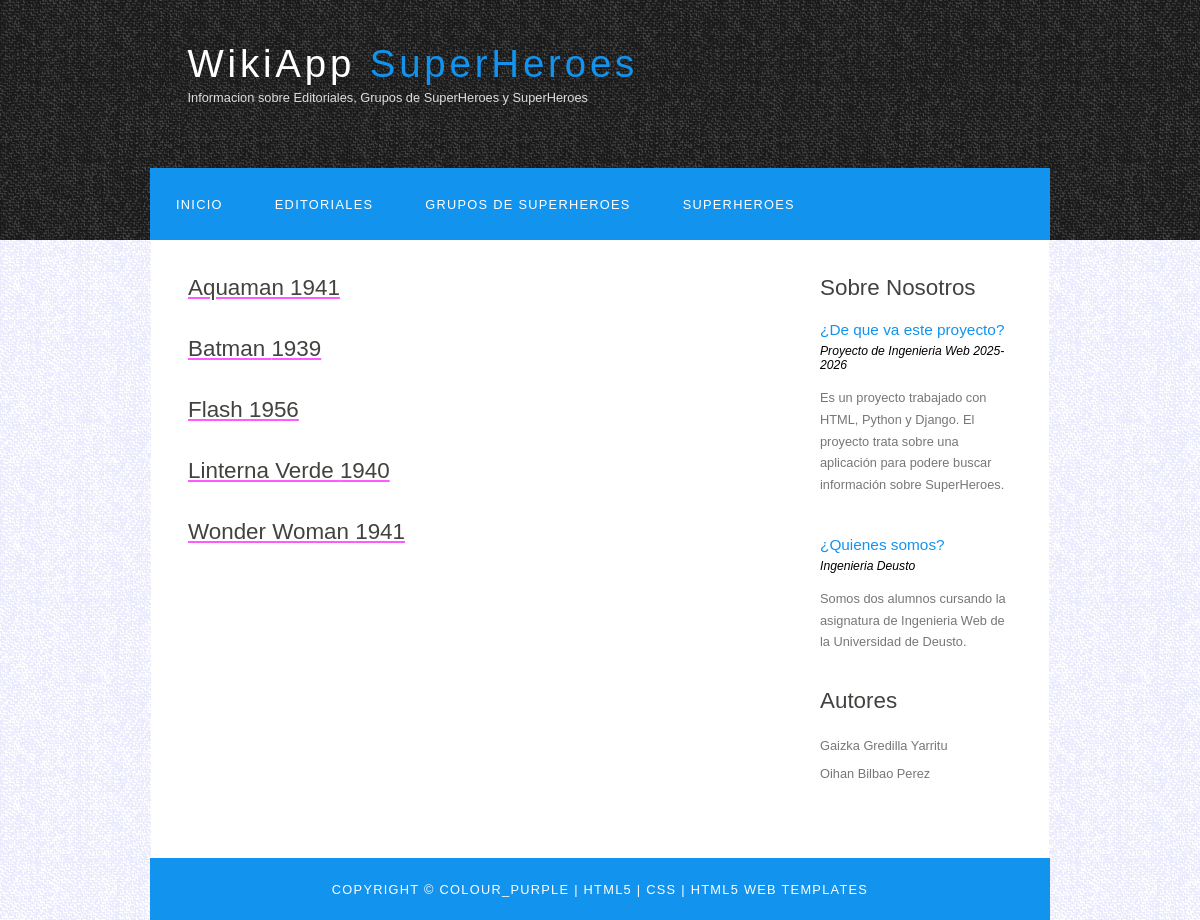
Page /WikiApp/listaSuperHeroes/ on the earlier database version.
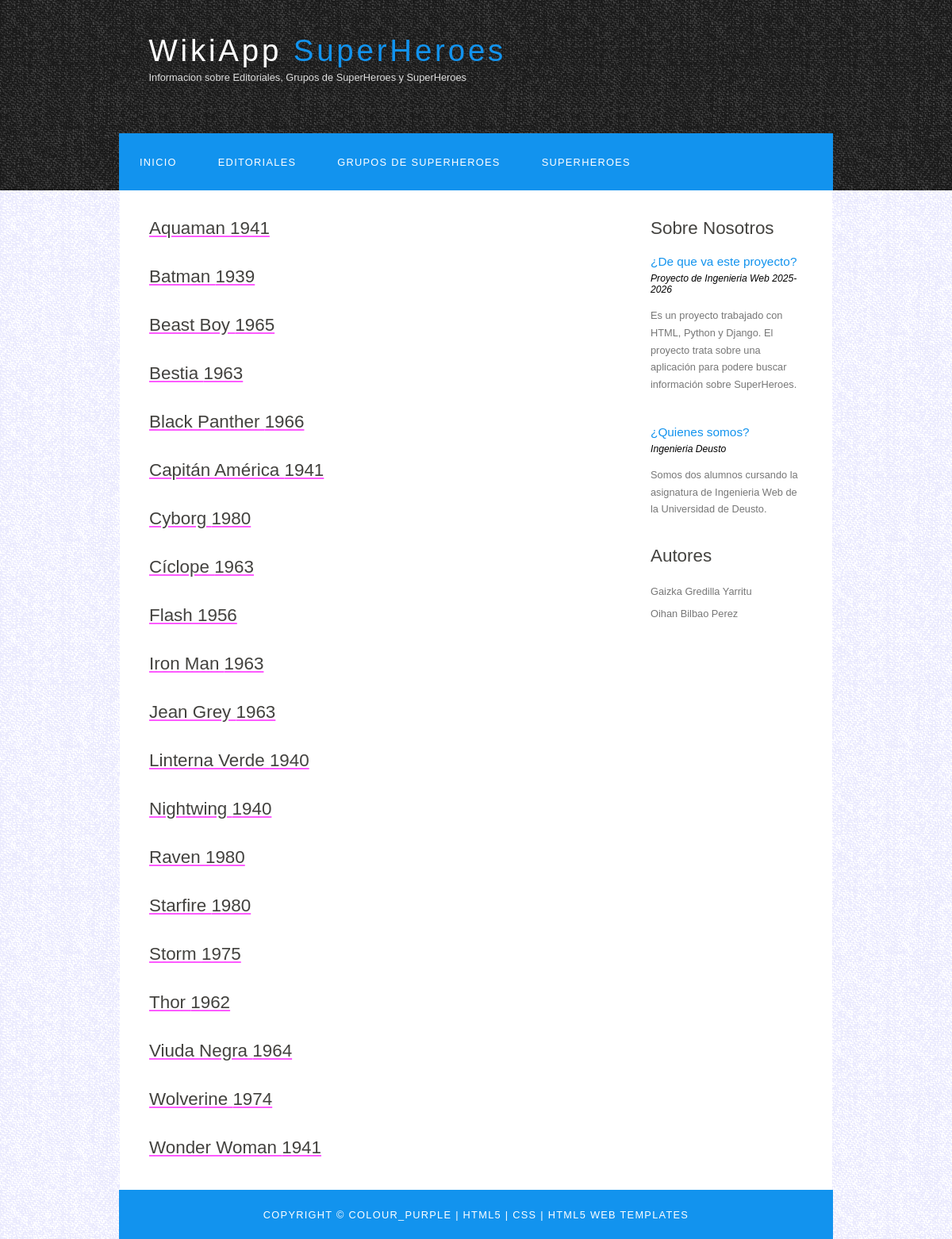
Same page on the later database version.
### WikiApp/models.py (models this page shows, shortened)
class SuperHeroe(models.Model):
    nombre = models.CharField(max_length=50)
    poderes = models.CharField(max_length=100)
    Fnacimiento= models.PositiveIntegerField()
    imagenSuperHeroe = models.URLField(max_length=200, blank=True, null=True)

### WikiApp/views.py (the view)
# urls.py: path('listaSuperHeroes/', views.listaSuperHeroe.as_view(),name='listaSuperHeroes'),
class listaSuperHeroe(ListView):
    model= SuperHeroe
    template_name='listasuperheroes.html'
    context_object_name='superheroes_list'
    queryset=SuperHeroe.objects.order_by('nombre')

### WikiApp/templates/listasuperheroes.html
{% extends 'base.html' %}
{% block contenido %}
{% for superheroes in superheroes_list%}
<a href="{% url 'detallesuperheroes' superheroes.id%}">
    <h1> {{ superheroes.nombre }} {{superheroes.Fnacimiento}}</h1>
</a>
{% empty %}
    <p>No hay superheroes disponibles.</p>
{% endfor %}
{% endblock %}

### WikiApp/templates/base.html (shortened to what this page needs)
{% load static %}
<!DOCTYPE HTML>
<html>
<head>
  <link rel="stylesheet" type="text/css" href="{%static 'style/style.css'%}" title="style" />
</head>
<body>
  <div id="main">
    <div id="header">
      <div id="logo">
        <div id="logo_text">
          <h1><a href="{% url 'index'%}">WikiApp<span class="logo_colour"> SuperHeroes</span></a></h1>
          <h2>Informacion sobre Editoriales, Grupos de SuperHeroes y SuperHeroes</h2>
        </div>
      </div>
      <div id="menubar">
        <ul id="menu">
          <li><a href="{% url 'index'%}">Inicio</a></li>
           <li><a href="{%url 'listaeditorial'%}">Editoriales</a></li>
          <li><a href="{%url 'listagrupodesuperheroes'%}">Grupos de SuperHeroes</a></li>
          <li><a href="{%url 'listasuperheroes'%}">SuperHeroes</a></li>
        </ul>
      </div>
    </div>
    <div id="site_content">
      <div class="sidebar">
        <h3>Sobre Nosotros</h3>
        <h4>¿De que va este proyecto?</h4>
        <h5>Proyecto de Ingenieria Web 2025-2026</h5>
        <p> Es un proyecto trabajado con HTML, Python y Django. El proyecto trata sobre una aplicación para podere buscar información sobre SuperHeroes.
          <br />
        <p></p>
        <h4>¿Quienes somos?</h4>
        <h5>Ingenieria Deusto</h5>
        <p> Somos dos alumnos cursando la asignatura de Ingenieria Web de la Universidad de Deusto.
          <br />
        <h3>Autores</h3>
        <ul>
          <li>Gaizka Gredilla Yarritu</li>
          <li>Oihan Bilbao Perez</li>
        </ul>
      </div>
      <div id="content">
        {% block contenido %}{%endblock%}
      </div>
    </div>
    <div id="footer">
      Copyright &copy; colour_purple | <a href="http://validator.w3.org/check?uri=referer">HTML5</a> | <a href="http://jigsaw.w3.org/css-validator/check/referer">CSS</a> | <a href="http://www.html5webtemplates.co.uk">HTML5 Web Templates</a>
    </div>
  </div>
</body>
</html>

### WikiApp/static/style.css (style rules this page uses)
html { height: 100%; }
* { margin: 0; padding: 0; }
body { font: normal .80em 'trebuchet ms', arial, sans-serif; background: #F0EFE2 url(background.png) repeat; color: #777; }
p { padding: 0 0 20px 0; line-height: 1.7em; }
h1, h2, h3, h4, h5, h6 { font: normal 175% 'century gothic', arial, sans-serif; color: #43423F; margin: 0 0 15px 0; padding: 15px 0 5px 0; }
h2 { font: normal 175% 'century gothic', arial, sans-serif; color: #1293EE; }
h4, h5, h6 { margin: 0; padding: 0 0 5px 0; font: normal 120% arial, sans-serif; color: #1293EE; }
h5, h6 { font: italic 95% arial, sans-serif; padding: 0 0 15px 0; color: #000; }
a, a:hover { outline: none; text-decoration: underline; color: #FD5BFF; }
ul { margin: 2px 0 22px 17px; }
ul li { list-style-type: circle; margin: 0 0 6px 0; padding: 0 0 4px 5px; }
#main, #logo, #menubar, #site_content, #footer { margin-left: auto; margin-right: auto; }
#header { background: #1D1D1D url(header.png) repeat; height: 240px; }
#logo { width: 825px; position: relative; height: 168px; }
#logo #logo_text { position: absolute; top: 20px; left: 0; }
#logo h1, #logo h2 { font: normal 300% 'century gothic', arial, sans-serif; border-bottom: 0; text-transform: none; margin: 0; }
#logo_text h1, #logo_text h1 a, #logo_text h1 a:hover { padding: 22px 0 0 0; color: #FFF; letter-spacing: 0.1em; text-decoration: none; }
#logo_text h1 a .logo_colour { color: #1293EE; }
#logo_text h2 { font-size: 100%; padding: 4px 0 0 0; color: #DDD; }
#menubar { width: 900px; height: 72px; padding: 0; background: #1293EE; }
ul#menu, ul#menu li { float: left; margin: 0; padding: 0; }
ul#menu li { list-style: none; }
ul#menu li a { letter-spacing: 0.1em; font: normal 100% arial, sans-serif; display: block; float: left; height: 37px; padding: 29px 26px 6px 26px; text-align: center; color: #FFF; text-transform: uppercase; text-decoration: none; background: transparent; }
#site_content { width: 837px; overflow: hidden; margin: 0 auto 0 auto; padding: 20px 24px 20px 37px; background: #FFF; }
.sidebar { float: right; width: 190px; padding: 0 15px 20px 15px; }
.sidebar ul { width: 178px; padding: 4px 0 0 0; margin: 4px 0 30px 0; }
.sidebar li { list-style: none; padding: 0 0 7px 0; }
#content { text-align: left; width: 595px; padding: 0; }
#footer { width: 900px; font: normal 100% 'lucida sans unicode', arial, sans-serif; height: 33px; padding: 24px 0 5px 0; text-align: center; background: #1293EE; color: #FFF; text-transform: uppercase; letter-spacing: 0.1em; }
#footer a { color: #FFF; text-decoration: none; }

Differences in the rows shown:
added SuperHeroe: nombre "Beast Boy", Fnacimiento "1965"
added SuperHeroe: nombre "Bestia", Fnacimiento "1963"
added SuperHeroe: nombre "Black Panther", Fnacimiento "1966"
added SuperHeroe: nombre "Capitán América", Fnacimiento "1941"
added SuperHeroe: nombre "Cyborg", Fnacimiento "1980"
added SuperHeroe: nombre "Cíclope", Fnacimiento "1963"
added SuperHeroe: nombre "Iron Man", Fnacimiento "1963"
added SuperHeroe: nombre "Jean Grey", Fnacimiento "1963"
added SuperHeroe: nombre "Nightwing", Fnacimiento "1940"
added SuperHeroe: nombre "Raven", Fnacimiento "1980"
added SuperHeroe: nombre "Starfire", Fnacimiento "1980"
added SuperHeroe: nombre "Storm", Fnacimiento "1975"
added SuperHeroe: nombre "Thor", Fnacimiento "1962"
added SuperHeroe: nombre "Viuda Negra", Fnacimiento "1964"
added SuperHeroe: nombre "Wolverine", Fnacimiento "1974"
